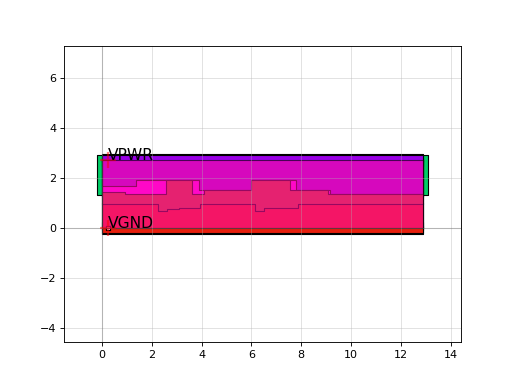

Generate this figure with Python:
import sky130

c = sky130.components.sky130_fd_sc_hd__dfbbn_2()
c.plot()
